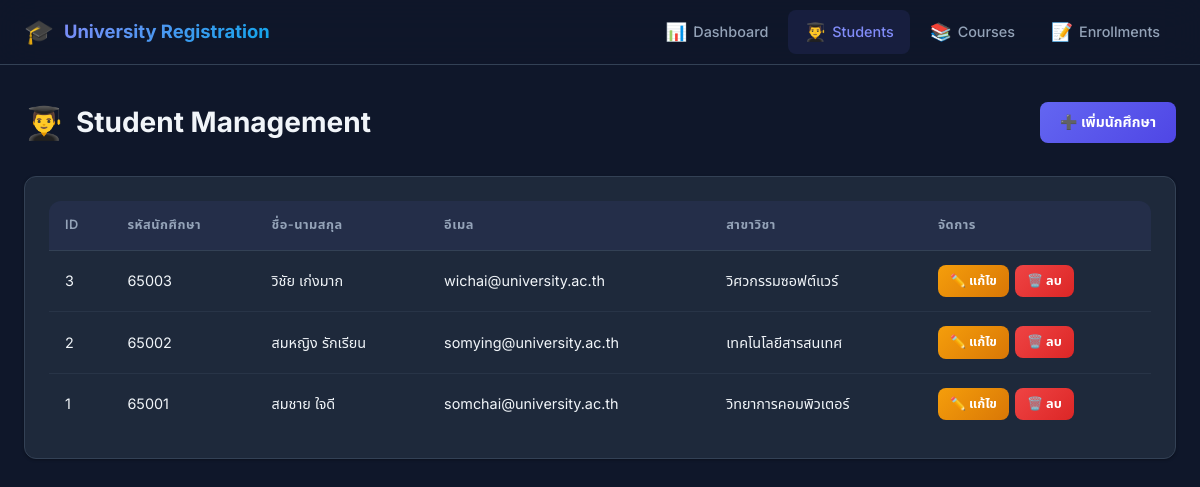
The app's page /pages/students.php with its own data.
### tables this page shows
CREATE TABLE IF NOT EXISTS students (
    id INT AUTO_INCREMENT PRIMARY KEY,
    student_code VARCHAR(20) NOT NULL UNIQUE,
    name VARCHAR(100) NOT NULL,
    email VARCHAR(100) NOT NULL UNIQUE,
    department VARCHAR(100) NOT NULL
);

### pages/students.php (the view, shortened to what this page needs)
<?php
require_once __DIR__ . '/../config/database.php';
$stmt = $pdo->query("SELECT * FROM students ORDER BY id DESC");
$students = $stmt->fetchAll();
require_once __DIR__ . '/../includes/header.php';
require_once __DIR__ . '/../includes/navbar.php';
?>
<div class="main-content">
    <div class="page-header">
        <h1 class="page-title">
            <span class="page-title-icon">👨‍🎓</span>
            Student Management
        </h1>
        <button class="btn btn-primary" onclick="openModal('studentModal')">
            ➕ เพิ่มนักศึกษา
        </button>
    </div>
    <div class="card">
        <?php if (count($students) > 0): ?>
        <div class="table-container">
            <table class="data-table">
                <thead>
                    <tr>
                        <th>ID</th>
                        <th>รหัสนักศึกษา</th>
                        <th>ชื่อ-นามสกุล</th>
                        <th>อีเมล</th>
                        <th>สาขาวิชา</th>
                        <th>จัดการ</th>
                    </tr>
                </thead>
                <tbody>
                    <?php foreach ($students as $student): ?>
                    <tr>
                        <td><?= $student['id'] ?></td>
                        <td><?= htmlspecialchars($student['student_code']) ?></td>
                        <td><?= htmlspecialchars($student['name']) ?></td>
                        <td><?= htmlspecialchars($student['email']) ?></td>
                        <td><?= htmlspecialchars($student['department']) ?></td>
                        <td>
                            <div class="action-buttons">
                                <a href="students.php?edit=<?= $student['id'] ?>" class="btn btn-warning btn-sm">
                                    ✏️ แก้ไข
                                </a>
                                <form method="POST" action="../actions/student_delete.php" style="display:inline;"
                                      onsubmit="return confirmDelete('<?= htmlspecialchars($student['name'], ENT_QUOTES) ?>')">
                                    <button type="submit" class="btn btn-danger btn-sm">🗑️ ลบ</button>
                                </form>
                            </div>
                        </td>
                    </tr>
                    <?php endforeach; ?>
                </tbody>
            </table>
        </div>
        <?php endif; ?>
    </div>
</div>
<?php require_once __DIR__ . '/../includes/footer.php'; ?>

### css/style.css (style rules this page uses)
:root { --color-primary: #6366f1; --color-primary-dark: #4f46e5; --color-primary-light: #818cf8; --color-secondary: #0ea5e9; --color-success: #10b981; --color-warning: #f59e0b; --color-danger: #ef4444; --color-danger-dark: #dc2626; --bg-body: #0f172a; --bg-card: #1e293b; --bg-card-hover: #273548; --bg-input: #0f172a; --bg-navbar: rgba(15, 23, 42, 0.8); --text-primary: #f1f5f9; --text-secondary: #94a3b8; --text-muted: #64748b; --border-color: #334155; --border-radius: 12px; --border-radius-sm: 8px; --shadow-sm: 0 1px 3px rgba(0, 0, 0, 0.3); --shadow-md: 0 4px 20px rgba(0, 0, 0, 0.3); --shadow-lg: 0 10px 40px rgba(0, 0, 0, 0.4); --shadow-glow: 0 0 20px rgba(99, 102, 241, 0.15); --transition: all 0.3s ease; --font-family: 'Inter', 'Noto Sans Thai', sans-serif; }
* { margin: 0; padding: 0; box-sizing: border-box; }
body { font-family: var(--font-family); background: var(--bg-body); color: var(--text-primary); line-height: 1.6; min-height: 100vh; }
a { text-decoration: none; color: inherit; }
.main-content { max-width: 1200px; margin: 0 auto; padding: 32px 24px; }
.page-header { display: flex; align-items: center; justify-content: space-between; margin-bottom: 28px; }
.page-title { font-size: 1.75rem; font-weight: 700; display: flex; align-items: center; gap: 12px; }
.page-title-icon { font-size: 2rem; }
.card { background: var(--bg-card); border: 1px solid var(--border-color); border-radius: var(--border-radius); padding: 24px; box-shadow: var(--shadow-sm); transition: var(--transition); }
.btn { display: inline-flex; align-items: center; gap: 6px; padding: 10px 20px; border: none; border-radius: var(--border-radius-sm); font-family: var(--font-family); font-size: 0.875rem; font-weight: 600; cursor: pointer; transition: var(--transition); text-decoration: none; }
.btn-primary { background: linear-gradient(135deg, var(--color-primary), var(--color-primary-dark)); color: white; }
.btn-warning { background: linear-gradient(135deg, var(--color-warning), #d97706); color: white; }
.btn-danger { background: linear-gradient(135deg, var(--color-danger), var(--color-danger-dark)); color: white; }
.btn-sm { padding: 6px 12px; font-size: 0.8rem; }
.table-container { overflow-x: auto; border-radius: var(--border-radius); }
.data-table { width: 100%; border-collapse: collapse; }
.data-table thead th { background: rgba(99, 102, 241, 0.08); padding: 14px 16px; text-align: left; font-size: 0.8rem; font-weight: 600; color: var(--text-secondary); text-transform: uppercase; letter-spacing: 0.5px; border-bottom: 1px solid var(--border-color); }
.data-table tbody td { padding: 14px 16px; font-size: 0.9rem; border-bottom: 1px solid rgba(51, 65, 85, 0.5); color: var(--text-primary); }
.data-table tbody tr { transition: var(--transition); }
.data-table tbody tr:last-child td { border-bottom: none; }
.action-buttons { display: flex; gap: 6px; }

### records on screen
students: id "3", student_code "65003", name "วิชัย เก่งมาก", email "wichai@university.ac.th", department "วิศวกรรมซอฟต์แวร์"
students: id "2", student_code "65002", name "สมหญิง รักเรียน", email "somying@university.ac.th", department "เทคโนโลยีสารสนเทศ"
students: id "1", student_code "65001", name "สมชาย ใจดี", email "somchai@university.ac.th", department "วิทยาการคอมพิวเตอร์"
